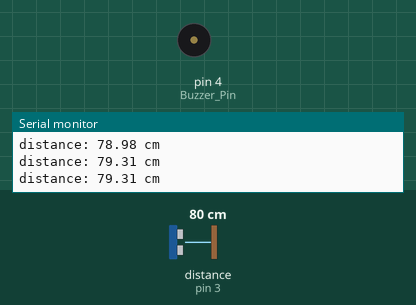
Recording of a sketch running on a simulated Arduino Uno, built with avr-gcc and run on an emulated ATmega328P. Shown: buzzer (waves = sounding, pin HIGH), the last lines printed to the serial monitor. Wiring (inferred from the names in the program): ultrasonic range finder: trigger pin 2; echo pin 3. The test bench sets the inputs (shaded band); at power-on: distance to the obstacle (sensor on pin 3) 80 cm. The echo pulse lasts 58.3 µs per cm; pins used as bus, display or sensor lines are not drawn.

Above: at 1.3 s.
1.4 s: distance to the obstacle (sensor on pin 3) set to 12 cm
2.9 s: distance to the obstacle (sensor on pin 3) set to 9 cm
At 3.5 s:
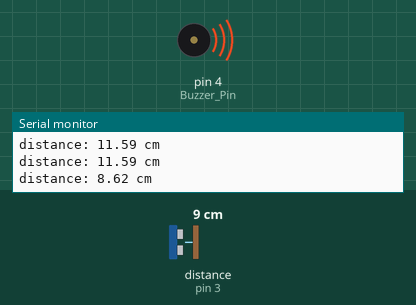
Timing chart, 0 to 5.9 s (numbered marks = the images above; inputs shaded):
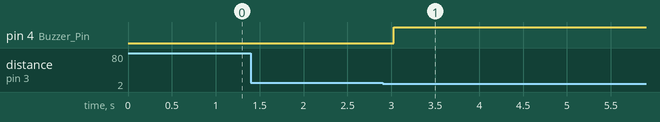

Measured:
- the behaviour switches between 11 and 10 cm on distance to the obstacle (sensor on pin 3) (found by bisection; images 0 and 1)
- after the input at 2.9 s, pin 4 (Buzzer_Pin): LOW → HIGH after 0.13 s

The sketch:

challenge5.ino
```cpp
#include <LiquidCrystal_PCF8574.h>
#include <Wire.h>

LiquidCrystal_PCF8574 lcd(0x27); // set the LCD address to 0x27 for a 16 chars and 2 line display

const int Trig_Pin   = 2; // the arduino pin that is connected to the Ultrasonic Sensor's TRIG pin
const int Echo_Pin   = 3; // the arduino pin that is connected to the Ultrasonic Sensor's ECHO pin
const int Buzzer_Pin = 4; // the arduino pin that is connected to the Piezo Buzzer's pin
const int Distance = 10; // this is the minimum/threshold distance, in centimeters, that will trigger the buzzer

float duration_us, distance_cm;
//duration of the pulse measured by the ultrasonic sensor
//distance of object from the ultrasonic sensor

void setup()
{
  Serial.begin (9600);
  Wire.begin();

  pinMode(Trig_Pin, OUTPUT);
  pinMode(Echo_Pin, INPUT);
  pinMode(Buzzer_Pin, OUTPUT);
  lcd.clear();
  lcd.setBacklight(255);
  lcd.setCursor(0,0);
}

void loop()
{
  // generate 10-microsecond pulse to TRIG pin
  digitalWrite(Trig_Pin, HIGH);
  delayMicroseconds(10);
  digitalWrite(Trig_Pin, LOW);

  // measure duration of pulse from ECHO pin
  duration_us = pulseIn(Echo_Pin, HIGH);
  // calculate the distance
  distance_cm = 0.017 * duration_us;

  if(distance_cm < Distance)
  {
    digitalWrite(Buzzer_Pin, HIGH); // here, what should be the condition of the Piezo Buzzer, on or off?
    lcd.print("You’re too close! Maintain social distancing."); // What do you want to print on the LCD screen
  }
  else if (distance_cm < 15)
  {
    digitalWrite(Buzzer_Pin, LOW); // here, what should be the condition of the Piezo Buzzer, on or off?
    lcd.print("You're 6ft away, good!"); // What do you want to print on the LCD screen
  }

  // print the distance values to Serial Monitor
  Serial.print("distance: ");
  Serial.print(distance_cm);
  Serial.println(" cm");

  delay(500);
}
```
